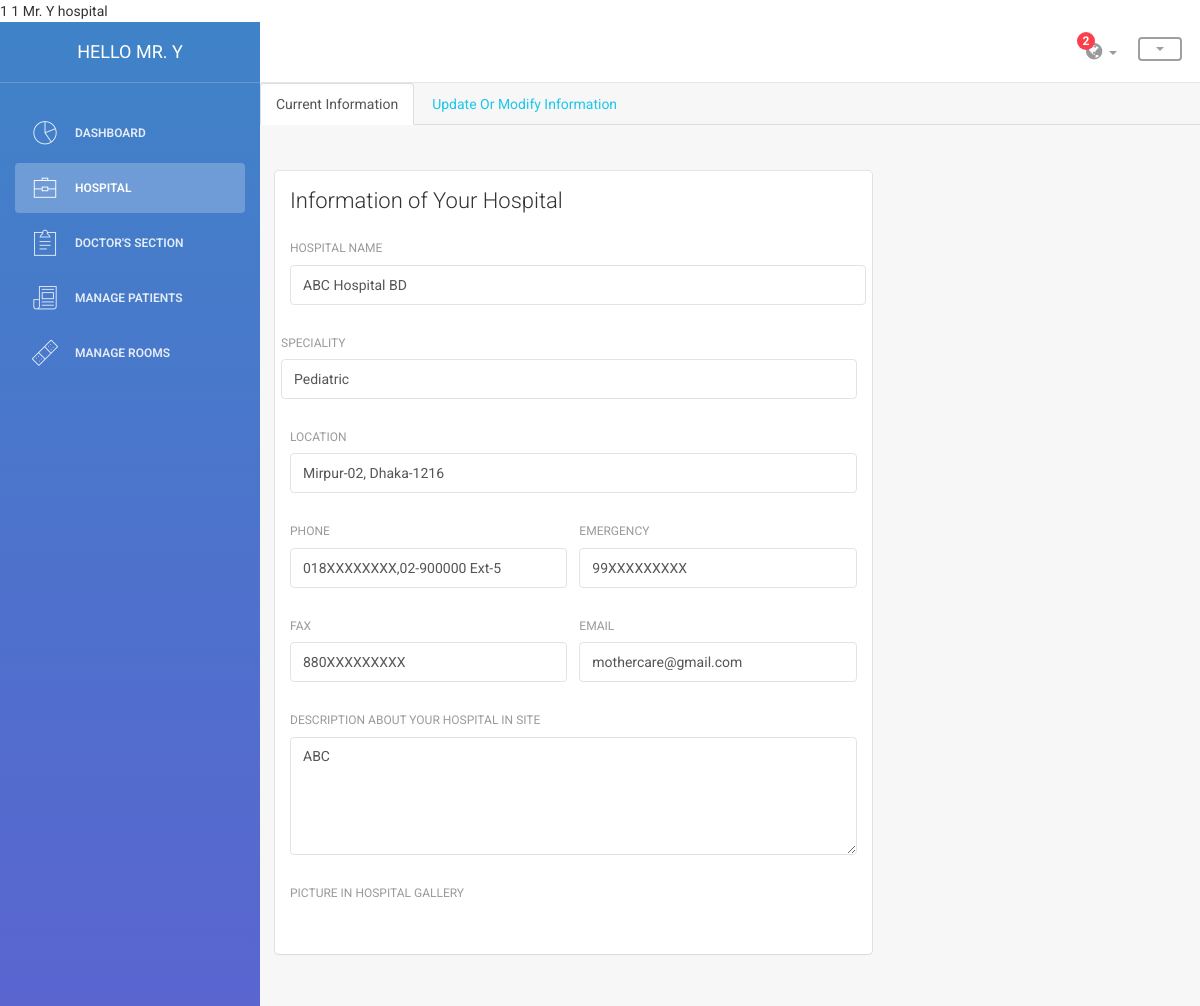
The page /public/admin/hospital/hospital_section.php (signed in) on the database its author committed.
### tables this page shows
CREATE TABLE hospital (
  hospital_id INT(11) NOT NULL AUTO_INCREMENT,
  admin_id INT(11) NOT NULL,
  name VARCHAR(100) NOT NULL,
  address VARCHAR(255) NOT NULL,
  speciality VARCHAR(255) NOT NULL,
  description TEXT NOT NULL,
  phone VARCHAR(255) DEFAULT NULL,
  emergency VARCHAR(255) DEFAULT NULL,
  fax VARCHAR(255) DEFAULT NULL,
  email VARCHAR(50) DEFAULT NULL,
  lat FLOAT(10, 6) DEFAULT NULL,
  lng FLOAT(10, 6) DEFAULT NULL,
  PRIMARY KEY (hospital_id),
  CONSTRAINT FK_hospital_admin_admin_id FOREIGN KEY (admin_id)
    REFERENCES admin(admin_id) ON DELETE RESTRICT ON UPDATE RESTRICT
);

### public/admin/hospital/hospital_section.php (the view, shortened to what this page needs)
<?php
echo $_SESSION['org_id']." ".$_SESSION['admin_id']." ".$_SESSION['admin_name']." ".$_SESSION['owner'];
include('header.php');
?>
<?php
        include('../../../includes/db_connection.php');
        $sql = "select * from hospital where hospital_id=".$_SESSION['org_id'];
        $run = mysqli_query($connection,$sql);
        $row = mysqli_fetch_array($run);
        $count = mysqli_num_rows($run);
        $name="";
        $speciality="";
        $address = "";
        $email="";
        $phone = "";
        $emergency="";
        $fax = "";
        $description = "";
        if($count==1){
            $name=$row['name'];
            $speciality=$row['speciality'];
            $address = $row['address'];
            $description = $row['description'];
            $phone = $row['phone'];
            $emergency = $row['emergency'];
            $fax = $row['fax'];
            $email = $row['email'];
        }
        else {
            ?>
            <script type="text/javascript">
                alert("ops! No information.Add from update section")
            </script>
            <?php
        }
?>
    <ul class="nav nav-tabs">
        <li class="active"><a data-toggle="tab" href="#home">Current Information</a></li>
        <li><a data-toggle="tab" href="#menu1">Update Or Modify Information</a></li>
    </ul>
    <div class="tab-content">
        <div id="home" class="tab-pane fade in active">
            <br>
            <div class="row">
                <div class="col-md-2"></div>
            </div>
            <br>
            <div class="content">
                <div class="container-fluid">
                    <div class="row">
                        <div class="col-md-8">
                            <div class="card">
                                <div class="header">
                                    <h4 class="title">Information of Your Hospital</h4>
                                </div>
                                <div class="content">
                                    <form>
                                        <div class="row">
                                            <div class="col-md-12">
                                                <div class="form-group">
                                                    <label>Hospital Name</label>
                                                    <input type="text" class="form-control" placeholder="Name of your Hospital"
                                                           value="<?php echo $name ?> ">
                                                </div>
                                            </div>
                                            <div class="col-md-12">
                                                <div class="form-group">
                                                    <label>Speciality</label>
                                                    <input type="text" class="form-control" placeholder="Speciality"
                                                           value="<?php echo $speciality ?>">
                                                </div>
                                            </div>
                                        </div>
                                        <div class="row">
                                            <div class="col-md-12">
                                                <div class="form-group">
                                                    <label>Location</label>
                                                    <input type="text" class="form-control" placeholder="Your Hospital Location"
                                                           value="<?php echo $address ?>">
                                                </div>
                                            </div>
                                        </div>
                                        <div class="row">
                                            <div class="col-md-6">
                                                <div class="form-group">
                                                    <label>Phone</label>
                                                    <input type="text" class="form-control" placeholder="Phones" value="<?php echo $phone ?>">
                                                </div>
                                            </div>
                                            <div class="col-md-6">
                                                <div class="form-group">
                                                    <label>Emergency</label>
                                                    <input type="text" class="form-control" placeholder="Emergency" value="<?php echo $emergency ?>">
                                                </div>
                                            </div>
                                        </div>
                                        <div class="row">
                                            <div class="col-md-6">
                                                <div class="form-group">
                                                    <label>Fax</label>
                                                    <input type="text" class="form-control" placeholder="Fax" value="<?php echo $fax ?>">
                                                </div>
                                            </div>
                                            <div class="col-md-6">
                                                <div class="form-group">
                                                    <label>Email</label>
                                                    <input type="text" class="form-control" placeholder="Email" value="<?php echo $email ?>">
                                                </div>
                                            </div>
                                        </div>
                                        <div class="row">
                                            <div class="col-md-12">
                                                <div class="form-group">
                                                    <label>Description About Your Hospital in site</label>
                                                <textarea rows="5" class="form-control" placeholder="Here About Your Hospital"
                                                    ><?php echo $description ?></textarea>
                                                </div>
                                            </div>
                                        </div>
                                        <div class="row">
                                            <div class="col-md-12">
                                                <div class="form-group">
                                                    <label>Picture in Hospital Gallery</label>
                                                </div>
                                            </div>
                                        </div>
                                    </form>
                                </div>
                            </div>
                        </div>
                    </div>
                </div>
            </div>
        </div>
    </div>
</div>
<?php
include "footer.php";
?>

### public/admin/hospital/assets/css/table.css (style rules this page uses)
body { line-height: 1.6em; }

### public/admin/hospital/assets/css/animation.css (style rules this page uses)
body { margin: 0px; width: 100%; }

### rows shown on the page
hospital: name "ABC Hospital BD", speciality "Pediatric", address "Mirpur-02, Dhaka-1216", phone "018XXXXXXXX,02-900000 Ext-5", emergency "99XXXXXXXXX", fax "880XXXXXXXXX", email "mothercare@gmail.com", description "ABC"

### other values the page prints
$_SESSION['admin_id'] "1"
$_SESSION['admin_name'] "Mr. Y"
$_SESSION['owner'] "hospital"
$_SESSION['admin_name'] "MR. Y"
